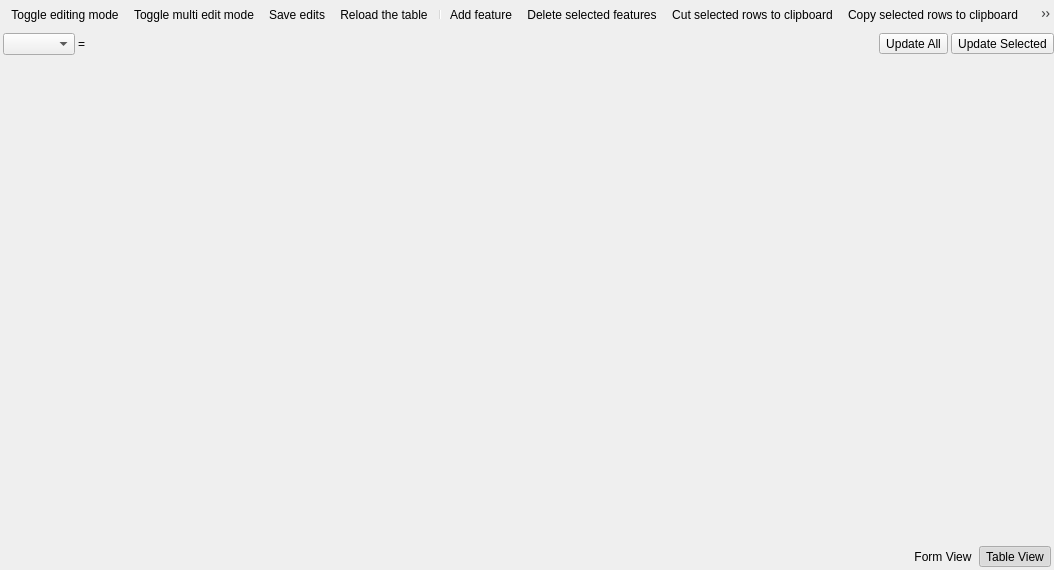
<?xml version="1.0" encoding="UTF-8"?>
<ui version="4.0">
 <class>QgsAttributeTableDialog</class>
 <widget class="QDialog" name="QgsAttributeTableDialog">
  <property name="geometry">
   <rect>
    <x>0</x>
    <y>0</y>
    <width>1054</width>
    <height>570</height>
   </rect>
  </property>
  <property name="windowTitle">
   <string>Attribute Table</string>
  </property>
  <layout class="QGridLayout" name="gridLayout">
   <property name="leftMargin">
    <number>0</number>
   </property>
   <property name="topMargin">
    <number>0</number>
   </property>
   <property name="rightMargin">
    <number>0</number>
   </property>
   <property name="bottomMargin">
    <number>0</number>
   </property>
   <property name="spacing">
    <number>3</number>
   </property>
   <item row="6" column="0">
    <widget class="QgsDualView" name="mMainView">
     <property name="currentIndex">
      <number>-1</number>
     </property>
    </widget>
   </item>
   <item row="5" column="0">
    <widget class="QFrame" name="mUpdateExpressionBox">
     <layout class="QHBoxLayout" name="horizontalLayout_3">
      <property name="spacing">
       <number>3</number>
      </property>
      <property name="leftMargin">
       <number>3</number>
      </property>
      <property name="topMargin">
       <number>1</number>
      </property>
      <property name="rightMargin">
       <number>0</number>
      </property>
      <property name="bottomMargin">
       <number>3</number>
      </property>
      <item>
       <widget class="QgsFieldComboBox" name="mFieldCombo"/>
      </item>
      <item>
       <widget class="QLabel" name="label">
        <property name="sizePolicy">
         <sizepolicy hsizetype="Maximum" vsizetype="Preferred">
          <horstretch>0</horstretch>
          <verstretch>0</verstretch>
         </sizepolicy>
        </property>
        <property name="text">
         <string>=</string>
        </property>
       </widget>
      </item>
      <item>
       <widget class="QgsFieldExpressionWidget" name="mUpdateExpressionText" native="true">
        <property name="sizePolicy">
         <sizepolicy hsizetype="MinimumExpanding" vsizetype="Preferred">
          <horstretch>0</horstretch>
          <verstretch>0</verstretch>
         </sizepolicy>
        </property>
        <property name="focusPolicy">
         <enum>Qt::StrongFocus</enum>
        </property>
       </widget>
      </item>
      <item>
       <widget class="QToolButton" name="mRunFieldCalc">
        <property name="text">
         <string>Update All</string>
        </property>
       </widget>
      </item>
      <item>
       <widget class="QToolButton" name="mRunFieldCalcSelected">
        <property name="text">
         <string>Update Selected</string>
        </property>
       </widget>
      </item>
     </layout>
    </widget>
   </item>
   <item row="8" column="0">
    <layout class="QHBoxLayout">
     <property name="leftMargin">
      <number>3</number>
     </property>
     <property name="topMargin">
      <number>3</number>
     </property>
     <property name="rightMargin">
      <number>3</number>
     </property>
     <property name="bottomMargin">
      <number>3</number>
     </property>
     <item>
      <layout class="QHBoxLayout" name="horizontalLayout_2">
       <property name="spacing">
        <number>0</number>
       </property>
       <item>
        <widget class="GwmFeatureFilterWidget" name="mFeatureFilterWidget" native="true"/>
       </item>
       <item>
        <widget class="QToolButton" name="mAttributeViewButton">
         <property name="toolTip">
          <string>Switch to form view</string>
         </property>
         <property name="text">
          <string>Form View</string>
         </property>
         <property name="icon">
          <iconset resource="images/images.qrc">
           <normaloff>:/images/themes/default/mActionFormView.svg</normaloff>:/images/themes/default/mActionFormView.svg</iconset>
         </property>
         <property name="checkable">
          <bool>true</bool>
         </property>
         <property name="autoRaise">
          <bool>true</bool>
         </property>
         <attribute name="buttonGroup">
          <string notr="true">mMainViewButtonGroup</string>
         </attribute>
        </widget>
       </item>
       <item>
        <widget class="QToolButton" name="mTableViewButton">
         <property name="toolTip">
          <string>Switch to table view</string>
         </property>
         <property name="text">
          <string>Table View</string>
         </property>
         <property name="icon">
          <iconset resource="images/images.qrc">
           <normaloff>:/images/themes/default/mActionOpenTable.svg</normaloff>:/images/themes/default/mActionOpenTable.svg</iconset>
         </property>
         <property name="checkable">
          <bool>true</bool>
         </property>
         <property name="checked">
          <bool>true</bool>
         </property>
         <property name="autoRaise">
          <bool>true</bool>
         </property>
         <attribute name="buttonGroup">
          <string notr="true">mMainViewButtonGroup</string>
         </attribute>
        </widget>
       </item>
      </layout>
     </item>
    </layout>
   </item>
   <item row="4" column="0">
    <widget class="QToolBar" name="mToolbar">
     <property name="iconSize">
      <size>
       <width>18</width>
       <height>18</height>
      </size>
     </property>
     <property name="floatable">
      <bool>false</bool>
     </property>
     <addaction name="mActionToggleEditing"/>
     <addaction name="mActionToggleMultiEdit"/>
     <addaction name="mActionSaveEdits"/>
     <addaction name="mActionReload"/>
     <addaction name="separator"/>
     <addaction name="mActionAddFeature"/>
     <addaction name="mActionDeleteSelected"/>
     <addaction name="mActionCutSelectedRows"/>
     <addaction name="mActionCopySelectedRows"/>
     <addaction name="mActionPasteFeatures"/>
     <addaction name="separator"/>
     <addaction name="mActionExpressionSelect"/>
     <addaction name="mActionSelectAll"/>
     <addaction name="mActionInvertSelection"/>
     <addaction name="mActionRemoveSelection"/>
     <addaction name="mActionSearchForm"/>
     <addaction name="mActionSelectedToTop"/>
     <addaction name="mActionPanMapToSelectedRows"/>
     <addaction name="mActionZoomMapToSelectedRows"/>
     <addaction name="separator"/>
     <addaction name="mActionAddAttribute"/>
     <addaction name="mActionRemoveAttribute"/>
     <addaction name="mActionOpenFieldCalculator"/>
     <addaction name="separator"/>
     <addaction name="mActionSetStyles"/>
     <addaction name="separator"/>
     <addaction name="mActionDockUndock"/>
     <addaction name="actionDummy"/>
    </widget>
   </item>
  </layout>
  <action name="mActionSearchForm">
   <property name="checkable">
    <bool>true</bool>
   </property>
   <property name="icon">
    <iconset resource="images/images.qrc">
     <normaloff>:/images/themes/default/mActionFilter2.svg</normaloff>:/images/themes/default/mActionFilter2.svg</iconset>
   </property>
   <property name="text">
    <string>Select/filter features using form</string>
   </property>
   <property name="toolTip">
    <string>Select/filter features using form (Ctrl+F)</string>
   </property>
   <property name="shortcut">
    <string>Ctrl+F</string>
   </property>
  </action>
  <action name="mActionToggleEditing">
   <property name="checkable">
    <bool>true</bool>
   </property>
   <property name="icon">
    <iconset resource="images/images.qrc">
     <normaloff>:/images/themes/default/mActionToggleEditing.svg</normaloff>:/images/themes/default/mActionToggleEditing.svg</iconset>
   </property>
   <property name="text">
    <string>Toggle editing mode</string>
   </property>
   <property name="toolTip">
    <string>Toggle editing mode (Ctrl+E)</string>
   </property>
   <property name="shortcut">
    <string>Ctrl+E</string>
   </property>
  </action>
  <action name="mActionToggleMultiEdit">
   <property name="checkable">
    <bool>true</bool>
   </property>
   <property name="icon">
    <iconset resource="images/images.qrc">
     <normaloff>:/images/themes/default/mActionMultiEdit.svg</normaloff>:/images/themes/default/mActionMultiEdit.svg</iconset>
   </property>
   <property name="text">
    <string>Toggle multi edit mode</string>
   </property>
   <property name="toolTip">
    <string>Toggle multi edit mode</string>
   </property>
  </action>
  <action name="mActionSaveEdits">
   <property name="icon">
    <iconset resource="images/images.qrc">
     <normaloff>:/images/themes/default/mActionSaveAllEdits.svg</normaloff>:/images/themes/default/mActionSaveAllEdits.svg</iconset>
   </property>
   <property name="text">
    <string>Save edits</string>
   </property>
   <property name="toolTip">
    <string>Save edits (Ctrl+S)</string>
   </property>
  </action>
  <action name="mActionReload">
   <property name="icon">
    <iconset resource="images/images.qrc">
     <normaloff>:/images/themes/default/mActionRefresh.svg</normaloff>:/images/themes/default/mActionRefresh.svg</iconset>
   </property>
   <property name="text">
    <string>Reload the table</string>
   </property>
   <property name="toolTip">
    <string>Reload the table</string>
   </property>
  </action>
  <action name="mActionAddFeature">
   <property name="icon">
    <iconset resource="images/images.qrc">
     <normaloff>:/images/themes/default/mActionNewTableRow.svg</normaloff>:/images/themes/default/mActionNewTableRow.svg</iconset>
   </property>
   <property name="text">
    <string>Add feature</string>
   </property>
  </action>
  <action name="mActionDeleteSelected">
   <property name="icon">
    <iconset resource="images/images.qrc">
     <normaloff>:/images/themes/default/mActionDeleteSelectedFeatures.svg</normaloff>:/images/themes/default/mActionDeleteSelectedFeatures.svg</iconset>
   </property>
   <property name="text">
    <string>Delete selected features</string>
   </property>
   <property name="toolTip">
    <string>Delete selected features</string>
   </property>
   <property name="shortcut">
    <string>Del</string>
   </property>
  </action>
  <action name="mActionExpressionSelect">
   <property name="icon">
    <iconset resource="images/images.qrc">
     <normaloff>:/images/themes/default/mIconExpressionSelect.svg</normaloff>:/images/themes/default/mIconExpressionSelect.svg</iconset>
   </property>
   <property name="text">
    <string>Select features using an expression</string>
   </property>
   <property name="toolTip">
    <string>Select features using an expression</string>
   </property>
  </action>
  <action name="mActionSelectAll">
   <property name="icon">
    <iconset resource="images/images.qrc">
     <normaloff>:/images/themes/default/mActionSelectAll.svg</normaloff>:/images/themes/default/mActionSelectAll.svg</iconset>
   </property>
   <property name="text">
    <string>Select all</string>
   </property>
   <property name="toolTip">
    <string>Select all (Ctrl+A)</string>
   </property>
   <property name="shortcut">
    <string>Ctrl+A</string>
   </property>
  </action>
  <action name="mActionInvertSelection">
   <property name="icon">
    <iconset resource="images/images.qrc">
     <normaloff>:/images/themes/default/mActionInvertSelection.svg</normaloff>:/images/themes/default/mActionInvertSelection.svg</iconset>
   </property>
   <property name="text">
    <string>Invert selection</string>
   </property>
   <property name="toolTip">
    <string>Invert selection (Ctrl+R)</string>
   </property>
   <property name="shortcut">
    <string>Ctrl+R</string>
   </property>
  </action>
  <action name="mActionRemoveSelection">
   <property name="icon">
    <iconset resource="images/images.qrc">
     <normaloff>:/images/themes/default/mActionDeselectAll.svg</normaloff>:/images/themes/default/mActionDeselectAll.svg</iconset>
   </property>
   <property name="text">
    <string>Deselect all</string>
   </property>
   <property name="toolTip">
    <string>Deselect all (Ctrl+Shift+A)</string>
   </property>
   <property name="shortcut">
    <string>Ctrl+Shift+A</string>
   </property>
  </action>
  <action name="mActionSelectedToTop">
   <property name="checkable">
    <bool>true</bool>
   </property>
   <property name="icon">
    <iconset resource="images/images.qrc">
     <normaloff>:/images/themes/default/mActionSelectedToTop.svg</normaloff>:/images/themes/default/mActionSelectedToTop.svg</iconset>
   </property>
   <property name="text">
    <string>Move selection to top</string>
   </property>
   <property name="toolTip">
    <string>Move selection to top</string>
   </property>
  </action>
  <action name="mActionPanMapToSelectedRows">
   <property name="icon">
    <iconset resource="images/images.qrc">
     <normaloff>:/images/themes/default/mActionPanToSelected.svg</normaloff>:/images/themes/default/mActionPanToSelected.svg</iconset>
   </property>
   <property name="text">
    <string>Pan map to the selected rows</string>
   </property>
   <property name="toolTip">
    <string>Pan map to the selected rows (Ctrl+P)</string>
   </property>
   <property name="shortcut">
    <string>Ctrl+P</string>
   </property>
  </action>
  <action name="mActionZoomMapToSelectedRows">
   <property name="icon">
    <iconset resource="images/images.qrc">
     <normaloff>:/images/themes/default/mActionZoomToSelected.svg</normaloff>:/images/themes/default/mActionZoomToSelected.svg</iconset>
   </property>
   <property name="text">
    <string>Zoom map to the selected rows</string>
   </property>
   <property name="toolTip">
    <string>Zoom map to the selected rows (Ctrl+J)</string>
   </property>
   <property name="shortcut">
    <string>Ctrl+J</string>
   </property>
  </action>
  <action name="mActionCutSelectedRows">
   <property name="icon">
    <iconset resource="images/images.qrc">
     <normaloff>:/images/themes/default/mActionEditCut.svg</normaloff>:/images/themes/default/mActionEditCut.svg</iconset>
   </property>
   <property name="text">
    <string>Cut selected rows to clipboard</string>
   </property>
   <property name="toolTip">
    <string>Cut selected rows to clipboard (Ctrl+X)</string>
   </property>
   <property name="shortcut">
    <string>Ctrl+X</string>
   </property>
  </action>
  <action name="mActionCopySelectedRows">
   <property name="icon">
    <iconset resource="images/images.qrc">
     <normaloff>:/images/themes/default/mActionEditCopy.svg</normaloff>:/images/themes/default/mActionEditCopy.svg</iconset>
   </property>
   <property name="text">
    <string>Copy selected rows to clipboard</string>
   </property>
   <property name="toolTip">
    <string>Copy selected rows to clipboard (Ctrl+C)</string>
   </property>
   <property name="shortcut">
    <string>Ctrl+C</string>
   </property>
  </action>
  <action name="mActionPasteFeatures">
   <property name="icon">
    <iconset resource="images/images.qrc">
     <normaloff>:/images/themes/default/mActionEditPaste.svg</normaloff>:/images/themes/default/mActionEditPaste.svg</iconset>
   </property>
   <property name="text">
    <string>Paste features from clipboard</string>
   </property>
   <property name="toolTip">
    <string>Paste features from clipboard (Ctrl+V)</string>
   </property>
   <property name="shortcut">
    <string>Ctrl+V</string>
   </property>
  </action>
  <action name="mActionRemoveAttribute">
   <property name="icon">
    <iconset resource="images/images.qrc">
     <normaloff>:/images/themes/default/mActionDeleteAttribute.svg</normaloff>:/images/themes/default/mActionDeleteAttribute.svg</iconset>
   </property>
   <property name="text">
    <string>Delete field</string>
   </property>
   <property name="toolTip">
    <string>Delete field (Ctrl+L)</string>
   </property>
  </action>
  <action name="mActionAddAttribute">
   <property name="icon">
    <iconset resource="images/images.qrc">
     <normaloff>:/images/themes/default/mActionNewAttribute.svg</normaloff>:/images/themes/default/mActionNewAttribute.svg</iconset>
   </property>
   <property name="text">
    <string>New field</string>
   </property>
   <property name="toolTip">
    <string>New field (Ctrl+W)</string>
   </property>
   <property name="shortcut">
    <string>Ctrl+W</string>
   </property>
  </action>
  <action name="mActionOpenFieldCalculator">
   <property name="icon">
    <iconset resource="images/images.qrc">
     <normaloff>:/images/themes/default/mActionCalculateField.svg</normaloff>:/images/themes/default/mActionCalculateField.svg</iconset>
   </property>
   <property name="text">
    <string>Open field calculator</string>
   </property>
   <property name="toolTip">
    <string>Open field calculator (Ctrl+I)</string>
   </property>
   <property name="shortcut">
    <string>Ctrl+I</string>
   </property>
  </action>
  <action name="mActionSetStyles">
   <property name="checkable">
    <bool>true</bool>
   </property>
   <property name="icon">
    <iconset resource="images/images.qrc">
     <normaloff>:/images/themes/default/mActionConditionalFormatting.svg</normaloff>:/images/themes/default/mActionConditionalFormatting.svg</iconset>
   </property>
   <property name="text">
    <string>Conditional formatting</string>
   </property>
   <property name="toolTip">
    <string>Conditional formatting</string>
   </property>
  </action>
  <action name="mActionDockUndock">
   <property name="checkable">
    <bool>true</bool>
   </property>
   <property name="icon">
    <iconset resource="images/images.qrc">
     <normaloff>:/images/themes/default/mDockify.svg</normaloff>:/images/themes/default/mDockify.svg</iconset>
   </property>
   <property name="text">
    <string>Dock Attribute Table</string>
   </property>
   <property name="toolTip">
    <string>Dock Attribute Table</string>
   </property>
  </action>
  <action name="actionDummy">
   <property name="checkable">
    <bool>false</bool>
   </property>
   <property name="checked">
    <bool>false</bool>
   </property>
   <property name="enabled">
    <bool>true</bool>
   </property>
   <property name="icon">
    <iconset resource="res.qrc">
     <normaloff>:/icon/res/icon/csv.png</normaloff>:/icon/res/icon/csv.png</iconset>
   </property>
   <property name="text">
    <string>Dummy</string>
   </property>
   <property name="toolTip">
    <string>Generate Dummy</string>
   </property>
  </action>
 </widget>
 <customwidgets>
  <customwidget>
   <class>QgsFieldComboBox</class>
   <extends>QComboBox</extends>
   <header>qgsfieldcombobox.h</header>
  </customwidget>
  <customwidget>
   <class>QgsFieldExpressionWidget</class>
   <extends>QWidget</extends>
   <header>qgsfieldexpressionwidget.h</header>
   <container>1</container>
  </customwidget>
  <customwidget>
   <class>QgsDualView</class>
   <extends>QStackedWidget</extends>
   <header>qgsdualview.h</header>
   <container>1</container>
  </customwidget>
  <customwidget>
   <class>GwmFeatureFilterWidget</class>
   <extends>QWidget</extends>
   <header>AttributeTable/gwmfeaturefilterwidget_p.h</header>
   <container>1</container>
  </customwidget>
 </customwidgets>
 <tabstops>
  <tabstop>mFieldCombo</tabstop>
  <tabstop>mUpdateExpressionText</tabstop>
  <tabstop>mRunFieldCalc</tabstop>
  <tabstop>mRunFieldCalcSelected</tabstop>
  <tabstop>mAttributeViewButton</tabstop>
  <tabstop>mTableViewButton</tabstop>
 </tabstops>
 <resources>
  <include location="images/images.qrc"/>
  <include location="res.qrc"/>
 </resources>
 <connections>
  <connection>
   <sender>mMainViewButtonGroup</sender>
   <signal>buttonClicked(int)</signal>
   <receiver>mMainView</receiver>
   <slot>setCurrentIndex(int)</slot>
   <hints>
    <hint type="sourcelabel">
     <x>-1</x>
     <y>-1</y>
    </hint>
    <hint type="destinationlabel">
     <x>393</x>
     <y>266</y>
    </hint>
   </hints>
  </connection>
  <connection>
   <sender>mActionToggleEditing</sender>
   <signal>toggled(bool)</signal>
   <receiver>mActionSaveEdits</receiver>
   <slot>setEnabled(bool)</slot>
   <hints>
    <hint type="sourcelabel">
     <x>-1</x>
     <y>-1</y>
    </hint>
    <hint type="destinationlabel">
     <x>-1</x>
     <y>-1</y>
    </hint>
   </hints>
  </connection>
  <connection>
   <sender>mActionToggleEditing</sender>
   <signal>toggled(bool)</signal>
   <receiver>mActionReload</receiver>
   <slot>setDisabled(bool)</slot>
   <hints>
    <hint type="sourcelabel">
     <x>-1</x>
     <y>-1</y>
    </hint>
    <hint type="destinationlabel">
     <x>-1</x>
     <y>-1</y>
    </hint>
   </hints>
  </connection>
 </connections>
 <buttongroups>
  <buttongroup name="mMainViewButtonGroup"/>
 </buttongroups>
</ui>
